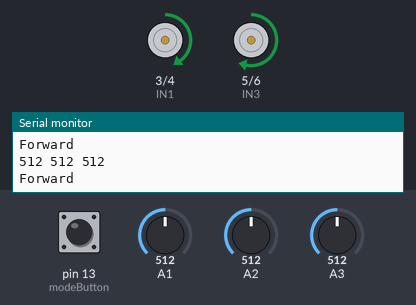
This sketch was run on a simulated Arduino Uno, built with avr-gcc and run on an emulated ATmega328P. On the bench: motor-driver pin pairs drawn as motors (green arrow = first pin HIGH = forward, orange = second pin HIGH = backward, longer = more drive), the last lines printed to the serial monitor. Inputs (shaded band) come from the test bench; at power-on: A1 = 512, A2 = 512, A3 = 512, pin 13 (modeButton) HIGH.

Above: at 1.2 s.
1.3 s: A1 set to 652
4.3 s: A1 set to 669
At 5.3 s:
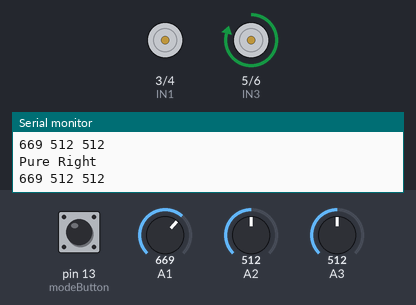
5.8 s: A2 set to 107
8.8 s: A2 set to 93
10.3 s: A3 set to 654
11.8 s: A3 set to 669
At 13.0 s:
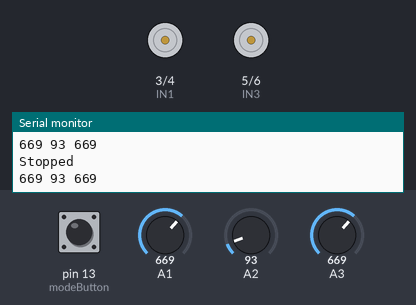
Timing chart, 0 to 14.3 s (numbered marks = the images above; inputs shaded):
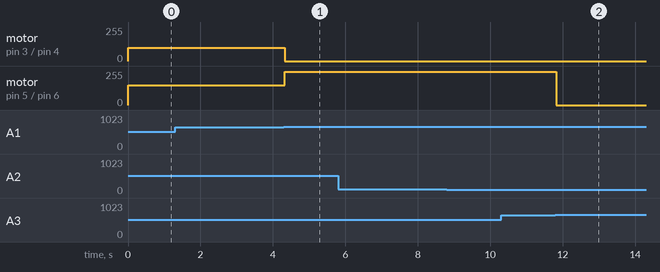

The sketch:

065-Arduino-Line-Following-Robot.ino
```cpp
/*Mert Arduino and Raspberry Pi - Line Following Robot*/

//Define Pins

int IN1 = 3; //Enable Pin of the Right Motor (must be PWM)
int IN2 = 4; //Control Pin

int IN3 = 5; //Enable Pin of the Left Motor (must be PWM)
int IN4 = 6; //Control Pin

const int modeButton = 13;

//Speed of the Motors
int ENASpeed = 255;
int ENBSpeed = 255;
int Sensor1Threshhold = 100;
int Sensor2Threshhold = 100;
int Sensor3Threshhold = 100;

int Sensor1 = 0;
int Sensor2 = 0;
int Sensor3 = 0;

enum st{
  None,
  Calibrating,
  Stopped,
  Forward,
  TurnRight,
  TurnLeft,
  Reversed
  };

st status;

void calibrate() {
  Sensor1Threshhold = analogRead(A1) + 150;
  Sensor2Threshhold = analogRead(A2);
  Sensor3Threshhold = analogRead(A3) + 150;
  Serial.println("Calibrating");
}

void setup() {

  Serial.begin(9600);

  pinMode(IN1, OUTPUT);
  pinMode(IN2, OUTPUT);

  pinMode(IN3, OUTPUT);
  pinMode(IN4, OUTPUT);

  pinMode(Sensor1, INPUT);
  pinMode(Sensor2, INPUT);
  pinMode(Sensor3, INPUT);

  pinMode(modeButton, INPUT_PULLUP);

  calibrate();

}

void loop() {

  //delay(100);

  //Use analogWrite to run motor at adjusted speed
  //  analogWrite(ENA, ENASpeed);
  //  analogWrite(ENB, ENBSpeed);

  //Read the Sensor if HIGH (BLACK Line) or LOW (WHITE Line)
  Sensor1 = analogRead(A1);
  Sensor2 = analogRead(A2);
  Sensor3 = analogRead(A3);

  Serial.println((String)Sensor1+ " " + (String)Sensor2+ " " +(String)Sensor3);

  //Serial.println(analogRead(A3));
  //Serial.println(Threshhold);

  while(digitalRead(modeButton) == LOW){
    calibrate();
  }

//  if(Sensor2 < Threshhold){
    if (Sensor1 >= Sensor1Threshhold && Sensor3 < Sensor3Threshhold){
      //Turn Right
      //motor A Forward
      analogWrite(IN1, 0);
      digitalWrite(IN2, LOW);

      //motor B Backward
      analogWrite(IN3, 250);
      digitalWrite(IN4, LOW);
      Serial.println("Pure Right");
    }
    else if (Sensor1 < Sensor1Threshhold && Sensor3 >= Sensor3Threshhold){
      //Turn Left
      //motor A Backward
      analogWrite(IN1, 250);
      digitalWrite(IN2, LOW);

      //motor B Forward
      analogWrite(IN3, 0);
      digitalWrite(IN4, LOW);
      Serial.println("Pure Left");
    }
//  } else {
      else if(( Sensor1 < Sensor1Threshhold && Sensor3 < Sensor3Threshhold ) || Sensor2 >= Sensor2Threshhold){
        //Forward
        analogWrite(IN1, 100);
        digitalWrite(IN2, LOW);

        analogWrite(IN3, 150);
        digitalWrite(IN4, LOW);

        Serial.println("Forward");
      }
//      else if (Sensor1 >= Sensor1Threshhold && Sensor3 < Sensor3Threshhold){
//        //Turn Right
//        //motor A Forward
//        analogWrite(IN1, 200);
//        digitalWrite(IN2, LOW);
//
//        //motor B Backward
//        analogWrite(IN3, 100);
//        digitalWrite(IN4, LOW);
//        Serial.println("Steer Right");
//        }
//      else if (Sensor1 < Sensor1Threshhold && Sensor3 >= Sensor3Threshhold){
//        //Turn Left
//        //motor A Backward
//        analogWrite(IN1, 100);
//        digitalWrite(IN2, LOW);
//
//        //motor B Forward
//        analogWrite(IN3, 200);
//        digitalWrite(IN4, LOW);
//        Serial.println("Steer Left");
//        }
      else if (Sensor1 >= Sensor1Threshhold && Sensor3 >= Sensor3Threshhold){
        //motor A Stop
        analogWrite(IN1, 0);
        digitalWrite(IN2, LOW);

        //motor B Stop
        analogWrite(IN3, 0);
        digitalWrite(IN4, LOW);
        Serial.println("Stopped");
      }
}
```

Measured:
- the behaviour switches between 661 and 662 on A1 (found by bisection; images 0 and 1)
- the behaviour switches between 661 and 662 on A3 (found by bisection; images 1 and 2)
- after the input at 4.3 s, motor on pin 3 (IN1) / pin 4 (IN2): forward 100/255 → stopped at once; motor on pin 5 (IN3) / pin 6 (IN4): forward 150/255 → forward 250/255 at once
- after the input at 11.8 s, motor on pin 5 (IN3) / pin 6 (IN4): forward 250/255 → stopped at once
